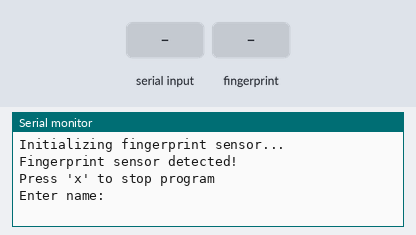
Simulated run of this sketch. Board: ESP32. Shown: the last lines printed to the serial monitor. The test bench sets the inputs (shaded band). EEPROM starts erased. At 11.2 s the program stops and its outputs stay as they are.

Above: at 3.2 s.
3.3 s: "x\n" received over Serial
At 4.0 s:
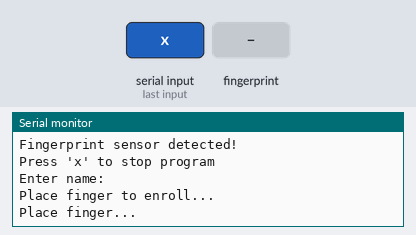
4.8 s: finger stored as number 1 placed on the sensor
At 5.8 s:
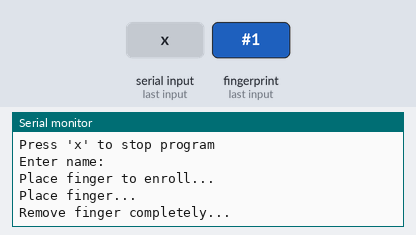
7.8 s: finger stored as number 1 placed on the sensor
At 9.3 s:
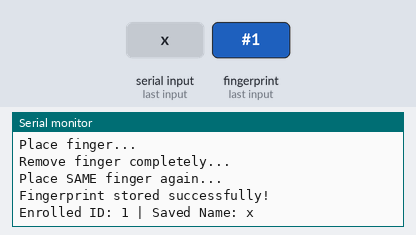
9.6 s: "X\n" received over Serial
At 11.8 s:
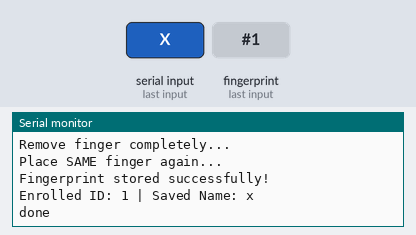

The sketch:

En2.ino
```cpp
#include <Adafruit_Fingerprint.h>
#include <HardwareSerial.h>
#include <Preferences.h>

HardwareSerial mySerial(2);
Adafruit_Fingerprint finger = Adafruit_Fingerprint(&mySerial);

Preferences prefs;

uint8_t getFingerprintEnroll(int id);

bool running = true;

void setup() {

  Serial.begin(115200);
  mySerial.begin(57600, SERIAL_8N1, 16, 17);

  delay(2000);

  prefs.begin("names", false);

  Serial.println("Initializing fingerprint sensor...");

  if (finger.verifyPassword()) {
    Serial.println("Fingerprint sensor detected!");
  } else {
    Serial.println("Sensor NOT found!");
    while (1);
  }

  Serial.println("Press 'x' to stop program");
}

void loop() {

  if (Serial.available()) {

    char c = Serial.read();

    if (c == 'x' || c == 'X') {
      Serial.println("done");
      while (1);
    }
  }

  Serial.println("\nEnter name:");
  while (!Serial.available());

  String name = Serial.readStringUntil('\n');
  name.trim();

  Serial.println("Place finger to enroll...");

  int id = prefs.getUInt("last_id", 0) + 1;

  if (getFingerprintEnroll(id)) {

    prefs.putString(String(id).c_str(), name);
    prefs.putUInt("last_id", id);

    Serial.print("Enrolled ID: ");
    Serial.print(id);
    Serial.print(" | Saved Name: ");
    Serial.println(name);

  } else {
    Serial.println("Enrollment failed");
  }

  delay(3000);
}

uint8_t getFingerprintEnroll(int id) {

  int p = -1;

  Serial.println("Place finger...");
  delay(1000);

  while ((p = finger.getImage()) != FINGERPRINT_OK) {
    delay(200);
  }

  if (finger.image2Tz(1) != FINGERPRINT_OK) {
    Serial.println("Error: image1");
    return 0;
  }

  Serial.println("Remove finger completely...");

  while (finger.getImage() != FINGERPRINT_NOFINGER) {
    delay(200);
  }

  delay(2000);

  Serial.println("Place SAME finger again...");

  p = -1;
  while ((p = finger.getImage()) != FINGERPRINT_OK) {
    delay(200);
  }

  if (finger.image2Tz(2) != FINGERPRINT_OK) {
    Serial.println("Error: image2");
    return 0;
  }

  if (finger.createModel() != FINGERPRINT_OK) {
    Serial.println("Model creation failed");
    return 0;
  }

  if (finger.storeModel(id) != FINGERPRINT_OK) {
    Serial.println("Storage failed");
    return 0;
  }

  Serial.println("Fingerprint stored successfully!");
  return 1;
}
```

Measured:
- after the input at 3.3 s, the serial monitor: prints a new line at once (image 1)
- after the input at 4.8 s, the serial monitor: prints a new line after 0.28 s (image 2)
- after the input at 7.8 s, the serial monitor: prints a new line after 0.38 s (image 3)
- after the input at 9.6 s, the serial monitor: prints a new line after 1.6 s (image 4)
